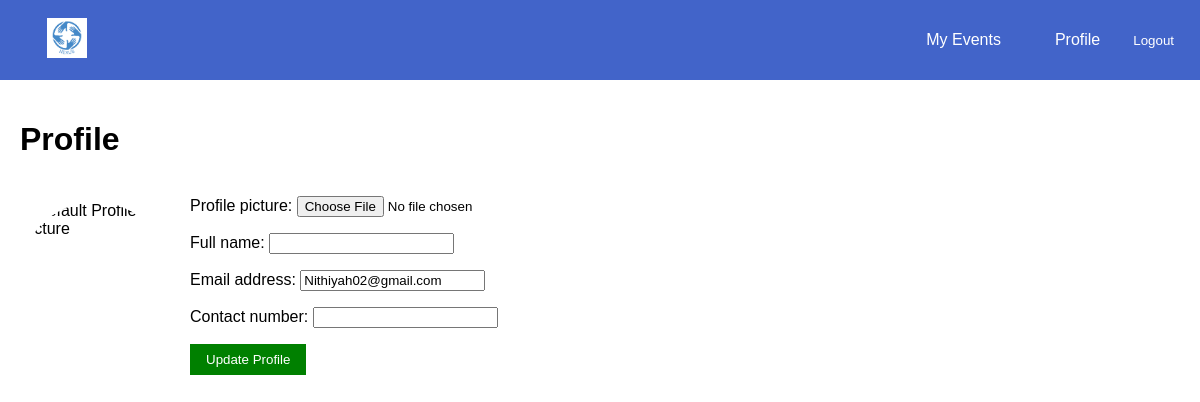
/profile/ (signed in), run on an earlier commit of the app's database.
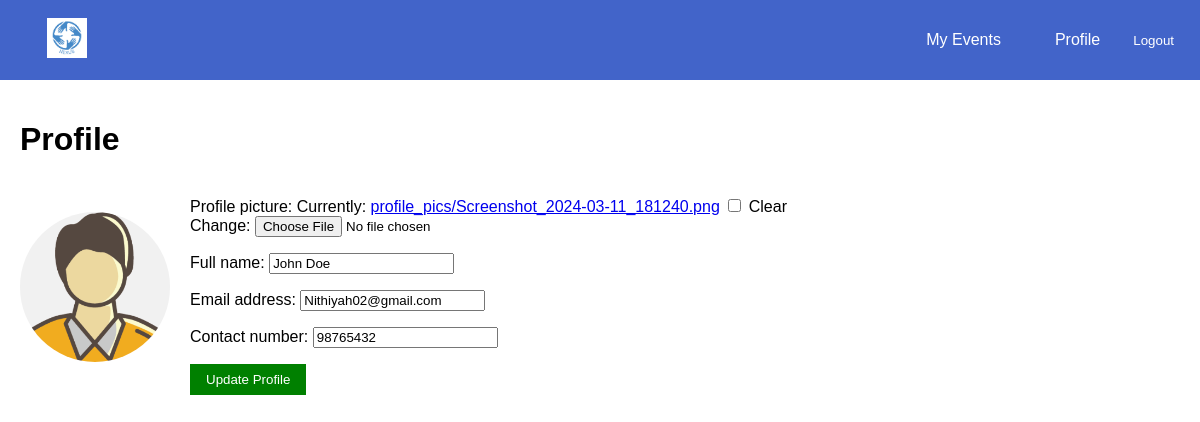
And on a later commit of the database.
### accounts/models.py (models this page shows, shortened)
class CustomUser(AbstractUser):
    USER_TYPE_CHOICES = [
        ('volunteer', 'Volunteer'),
        ('organisation', 'Organisation'),
    ]
    user_type = models.CharField(max_length=20, choices=USER_TYPE_CHOICES)
    contact_number = models.CharField(max_length=10, blank= True, null=True)
    full_name = models.CharField(max_length=255, blank=True, null=True)
    personnel_name = models.CharField(max_length=255, blank=True, null=True)
    profile_picture = models.ImageField(upload_to='profile_pics', blank=True, null=True)

### accounts/views.py (the view)
# urls.py: path('profile/', profile_view, name='profile'),
@login_required
def profile_view(request):
    user = request.user  # Get logged-in user
    if request.method == 'POST':
        form = ProfileUpdateForm(request.POST, request.FILES, instance=user)
        if form.is_valid():
            form.save()
            return redirect('accounts:profile')  # Redirect to profile page after saving
    else:
        form = ProfileUpdateForm(instance=user)
    return render(request, 'accounts/profile.html', {'form': form})

### accounts/forms.py
class ProfileUpdateForm(forms.ModelForm):
    class Meta:
        model = CustomUser
        fields = ['profile_picture', 'full_name', 'email', 'contact_number']
        widgets = {
            'email': forms.EmailInput(attrs={'readonly': 'readonly'}),
        }

### accounts/templates/accounts/profile.html (shortened to what this page needs)
{% extends 'base.html' %}
{% block content %}
    <h1>Profile</h1>
    <div style="display: flex; align-items: center;">
        {% if user.profile_picture %}
            <img src="{{ user.profile_picture.url }}" alt="Profile Picture" style="width: 150px; height: 150px; border-radius: 50%; margin-right: 20px;">
        {% else %}
            <img src="/static/default_profile.png" alt="Default Profile Picture" style="width: 150px; height: 150px; border-radius: 50%; margin-right: 20px;">
        {% endif %}
        <form method="POST" enctype="multipart/form-data">
            {{ form.as_p }}
            <button type="submit" style="background-color: green; color: white; padding: 8px 16px; border: none;">Update Profile</button>
        </form>
    </div>
{% endblock %}

What changed in the data, as far as the page shows it:
changed CustomUser "Nithiyah02@gmail.com": profile_picture: picture added; full_name (not shown) → "John Doe"; contact_number (not shown) → "98765432"
Also different on the page:
form field as_p: (not shown) → "☐"
text no longer shown: "Profile picture: Full name: Email address: Contact number:"
text now shown: "Profile picture: Currently: profile_pics/Screenshot_2024-03-11_181240.png Clear Change: Full name: Email address: Contact number:"
